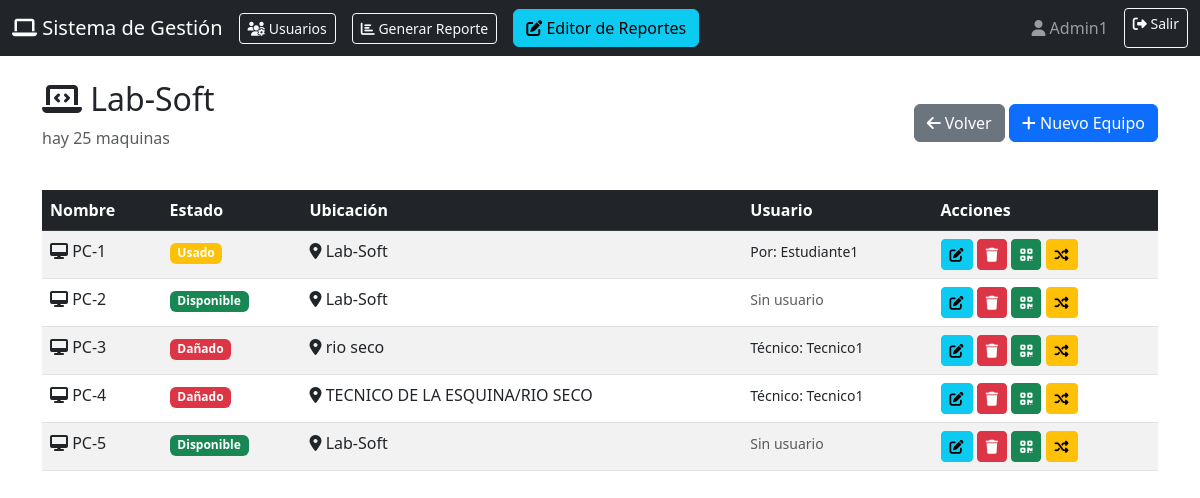
The page /laboratorio/1 (signed in) on the database its author committed.
### models/Usuario.py (models this page shows, shortened)
class Usuarios(UserMixin, db.Model):
    __tablename__ = 'usuarios'
    id = db.Column(db.Integer, primary_key=True)
    username = db.Column(db.String(80), unique=True, nullable=False)
    password = db.Column(db.Text, nullable=False)
    rol = db.Column(db.String(20), nullable=False, default='estudiante')
    __table_args__ = (
        CheckConstraint("rol IN ('admin', 'profesor', 'estudiante', 'tecnico')", name='check_rol'),
    )

### models/Lab.py (models this page shows)
class Laboratorios(db.Model):
    __tablename__ = 'laboratorios'
    id = db.Column(db.Integer, primary_key=True)
    nombre = db.Column(db.String(100), unique=True, nullable=False)
    descripcion = db.Column(db.Text)
    equipos = db.relationship('Equipos', backref='laboratorio', lazy=True, cascade='all, delete-orphan')

### models/equipos.py (models this page shows)
class Equipos(db.Model):
    __tablename__ = 'equipos'
    id = db.Column(db.Integer, primary_key=True)
    nombre = db.Column(db.String(100), nullable=False)
    estado = db.Column(db.String(20), nullable=False, default='disponible')
    ubicacion = db.Column(db.Text, nullable=False)
    laboratorio_id = db.Column(db.Integer, db.ForeignKey('laboratorios.id'), nullable=False)
    usuario_id = db.Column(db.Integer, db.ForeignKey('usuarios.id'), nullable=True)
    usuario = db.relationship('Usuarios', backref='equipos_asignados', lazy=True)
    VALID_STATUSES = ['disponible', 'usado', 'dañado']

### controllers/lab_controller.py (the view)
@Lab_bp.route('/laboratorio/<int:panel_id>')
@login_required
def view_panel(panel_id):
    panel = Laboratorios.query.get_or_404(panel_id)
    panels = Laboratorios.query.all()
    usuarios=Usuarios.query.all()
    return render_template('panel.html', panel=panel, usuarios=usuarios, panels=panels)

### app.py (called while the page is built)
@login_manager.user_loader
def load_user(user_id):
    return Usuarios.query.get(int(user_id))

### views/templates/panel.html (shortened to what this page needs)
{% extends "base.html" %}
{% block content %}
<div class="d-flex justify-content-between align-items-center mb-4">
    <div>
        <h2><i class="fas fa-laptop-code"></i> {{ panel.nombre }}</h2>
        <p class="text-muted">{{ panel.descripcion or 'Sin descripción' }}</p>
    </div>
    <div>
        <a href="{{ url_for('laboratorio.dashboard') }}" class="btn btn-secondary">
            <i class="fas fa-arrow-left"></i> Volver
        </a>
        {% if current_user.rol in ['admin', 'profesor', 'tecnico'] %}
        <button class="btn btn-primary" data-bs-toggle="modal" data-bs-target="#createEquipmentModal">
            <i class="fas fa-plus"></i> Nuevo Equipo
        </button>
        {% endif %}
    </div>
</div>
<div class="table-responsive">
    <table class="table table-striped table-hover">
        <thead class="table-dark">
            <tr>
                <th>Nombre</th>
                <th>Estado</th>
                <th>Ubicación</th>
                <th>Usuario</th>
                {% if current_user.rol in ['admin', 'profesor', 'tecnico'] %}
                <th>Acciones</th>
                {% endif %}
            </tr>
        </thead>
        <tbody>
            {% for equipment in panel.equipos %}
            <tr>
                <td><i class="fas fa-desktop"></i> {{ equipment.nombre }}</td>
                <td>
                    {% if equipment.estado == 'disponible' %}
                        <span class="badge bg-success">Disponible</span>
                    {% elif equipment.estado == 'usado' %}
                        <span class="badge bg-warning">Usado</span>
                    {% else %}
                        <span class="badge bg-danger">Dañado</span>
                    {% endif %}
                </td>
                <td><i class="fas fa-map-marker-alt"></i> {{ equipment.ubicacion }}</td>
                <td>
                    {% if equipment.estado == 'disponible' %}
                        <small class="text-muted">Sin usuario</small>
                    {% elif equipment.estado == 'usado' %}
                        <small>Por: {{ equipment.usuario.username if equipment.usuario else 'Desconocido' }}</small>
                    {% elif equipment.estado == 'dañado' %}
                        <small>Técnico: {{ equipment.usuario.username if equipment.usuario else 'Sin asignar' }}</small>
                    {% endif %}
                </td>
                {% if current_user.rol in ['admin', 'profesor', 'tecnico'] %}
                <td>
                    <button class="btn btn-sm btn-info" onclick="editEquipment({{ equipment.id }})">
                        <i class="fas fa-edit"></i>
                    </button>
                    <form method="POST" action="{{ url_for('equipo.delete_equipment', equipment_id=equipment.id) }}"
                          onsubmit="return confirm('¿Eliminar este equipo?')" class="d-inline">
                        <button type="submit" class="btn btn-sm btn-danger">
                            <i class="fas fa-trash"></i>
                        </button>
                    </form>
                    <button class="btn btn-sm btn-success" onclick="generateQR({{ equipment.id }})">
                        <i class="fas fa-qrcode"></i>
                    </button>
                    <button class="btn btn-sm btn-warning" onclick="openMoveModal({{ equipment.id }})">
                        <i class="fas fa-random"></i>
                    </button>
                </td>
                {% endif %}
            </tr>
            {% else %}
            <tr>
                <td colspan="5" class="text-center text-muted">No hay equipos registrados</td>
            </tr>
            {% endfor %}
        </tbody>
    </table>
</div>
{% endblock %}

### views/templates/base.html (shortened to what this page needs)
<!DOCTYPE html>
<html lang="es">
<head>
    <link href="https://cdnjs.cloudflare.com/ajax/libs/bootstrap/5.3.0/css/bootstrap.min.css" rel="stylesheet">
    <link href="https://cdnjs.cloudflare.com/ajax/libs/font-awesome/6.4.0/css/all.min.css" rel="stylesheet">
    <link rel="stylesheet" href="{{ url_for('static', filename='css/style.css') }}">
</head>
<body>
    {% if current_user.is_authenticated %}
    <nav class="navbar navbar-expand-lg navbar-dark bg-dark">
        <div class="container-fluid">
            <a class="navbar-brand" href="{{ url_for('laboratorio.dashboard') }}">
                <i class="fas fa-laptop"></i> Sistema de Gestión
            </a>
            <div class="d-flex align-items-center">
                {% if current_user.is_authenticated and current_user.rol == 'admin' %}
                <a class="btn btn-outline-light btn-sm me-3" href="{{ url_for('usuarios.dashboard_usuarios') }}">
                    <i class="fas fa-users-cog"></i> Usuarios
                </a>
                {% endif %}
            </div>
            <div class="d-flex align-items-center">
                {% if current_user.is_authenticated and current_user.rol in ['admin','profesor'] %}
                <a class="btn btn-outline-light btn-sm me-3" href="{{ url_for('equipo.generar_reporte_pdf') }}">
                    <i class="fas fa-chart-bar"></i> Generar Reporte
                </a>
                {% endif %}
            </div>
            <div class="d-flex align-items-center">
                {% if current_user.is_authenticated and current_user.rol in ['admin','profesor'] %}
                <a href="{{ url_for('equipo.editor_reporte') }}" class="btn btn-info">
                    <i class="fas fa-edit"></i> Editor de Reportes
                </a>
                {% endif %}
            </div>
            <div class="navbar-nav ms-auto">
                <span class="navbar-text me-3">
                    <i class="fas fa-user"></i> {{ current_user.username }}
                </span>
                <a class="btn btn-outline-light btn-sm" href="{{ url_for('auth.logout') }}">
                    <i class="fas fa-sign-out-alt"></i> Salir
                </a>
            </div>
        </div>
    </nav>
    {% endif %}
    <div class="container mt-4">
        {% block content %}{% endblock %}
    </div>
</body>
</html>

### rows shown on the page
Usuarios: username "Admin1"
Laboratorios: nombre "Lab-Soft", descripcion "hay 25 maquinas"
Equipos: nombre "PC-1", estado "Usado", ubicacion "Lab-Soft", usuario "Estudiante1"
Equipos: nombre "PC-2", estado "Disponible", ubicacion "Lab-Soft"
Equipos: nombre "PC-3", estado "Dañado", ubicacion "rio seco", usuario "Tecnico1"
Equipos: nombre "PC-4", estado "Dañado", ubicacion "TECNICO DE LA ESQUINA/RIO SECO", usuario "Tecnico1"
Equipos: nombre "PC-5", estado "Disponible", ubicacion "Lab-Soft"
